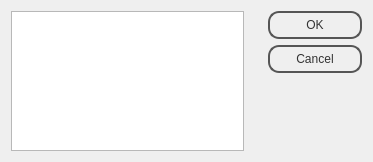
<?xml version="1.0" encoding="UTF-8"?>
<ui version="4.0">
 <class>DialogSerialChoose</class>
 <widget class="QDialog" name="DialogSerialChoose">
  <property name="geometry">
   <rect>
    <x>0</x>
    <y>0</y>
    <width>373</width>
    <height>162</height>
   </rect>
  </property>
  <property name="windowTitle">
   <string>Serial Chooser</string>
  </property>
  <property name="styleSheet">
   <string notr="true">QPushButton {
color: #333;
border: 2px solid #555;
border-radius: 11px;
padding: 5px;
background: qradialgradient(cx: 0.3, cy: -0.4,
fx: 0.3, fy: -0.4,
radius: 1.35, stop: 0 #fff, stop: 1 #888);
min-width: 80px;
}

QPushButton:hover {
background: qradialgradient(cx: 0.3, cy: -0.4,
fx: 0.3, fy: -0.4,
radius: 1.35, stop: 0 #fff, stop: 1 #bbb);
}

QPushButton:pressed {
background: qradialgradient(cx: 0.4, cy: -0.1,
fx: 0.4, fy: -0.1,
radius: 1.35, stop: 0 #fff, stop: 1 #ddd);
}</string>
  </property>
  <property name="modal">
   <bool>true</bool>
  </property>
  <layout class="QHBoxLayout" name="horizontalLayout">
   <item>
    <widget class="QListWidget" name="listWidgetDevices"/>
   </item>
   <item>
    <spacer name="horizontalSpacer">
     <property name="orientation">
      <enum>Qt::Horizontal</enum>
     </property>
     <property name="sizeHint" stdset="0">
      <size>
       <width>40</width>
       <height>20</height>
      </size>
     </property>
    </spacer>
   </item>
   <item>
    <widget class="QDialogButtonBox" name="buttonBox">
     <property name="orientation">
      <enum>Qt::Vertical</enum>
     </property>
     <property name="standardButtons">
      <set>QDialogButtonBox::Cancel|QDialogButtonBox::Ok</set>
     </property>
    </widget>
   </item>
  </layout>
 </widget>
 <resources/>
 <connections>
  <connection>
   <sender>buttonBox</sender>
   <signal>accepted()</signal>
   <receiver>DialogSerialChoose</receiver>
   <slot>accept()</slot>
   <hints>
    <hint type="sourcelabel">
     <x>248</x>
     <y>254</y>
    </hint>
    <hint type="destinationlabel">
     <x>157</x>
     <y>274</y>
    </hint>
   </hints>
  </connection>
  <connection>
   <sender>buttonBox</sender>
   <signal>rejected()</signal>
   <receiver>DialogSerialChoose</receiver>
   <slot>reject()</slot>
   <hints>
    <hint type="sourcelabel">
     <x>316</x>
     <y>260</y>
    </hint>
    <hint type="destinationlabel">
     <x>286</x>
     <y>274</y>
    </hint>
   </hints>
  </connection>
 </connections>
</ui>
